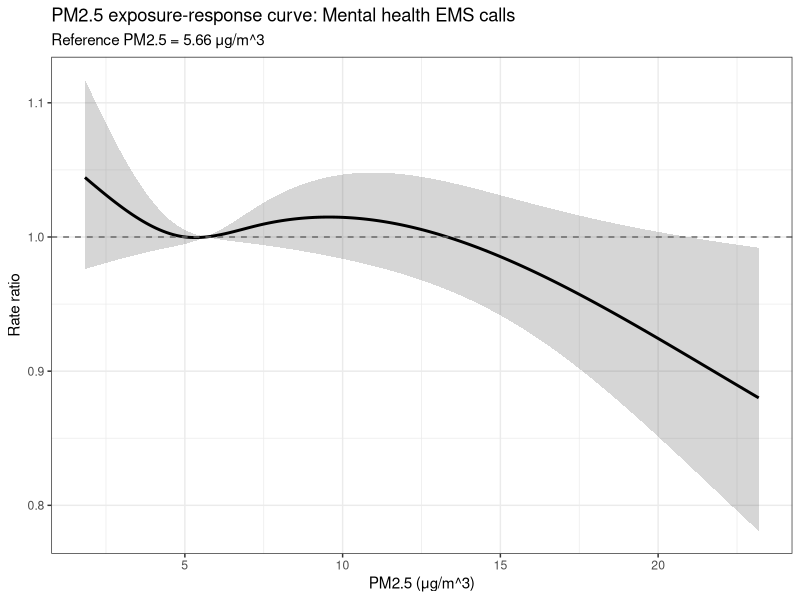
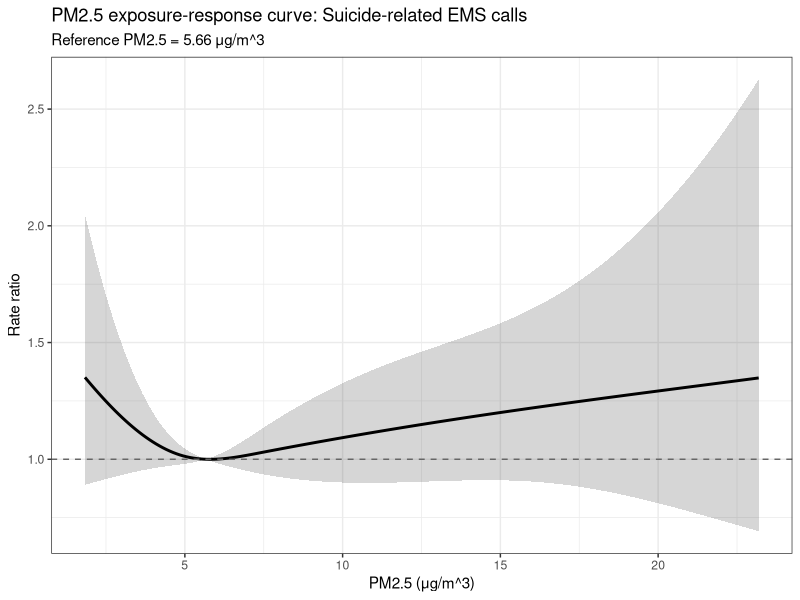
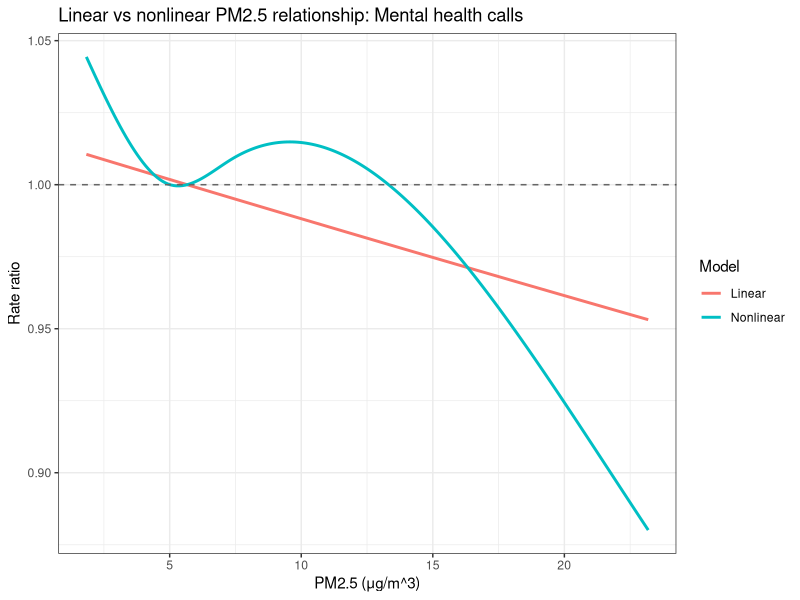
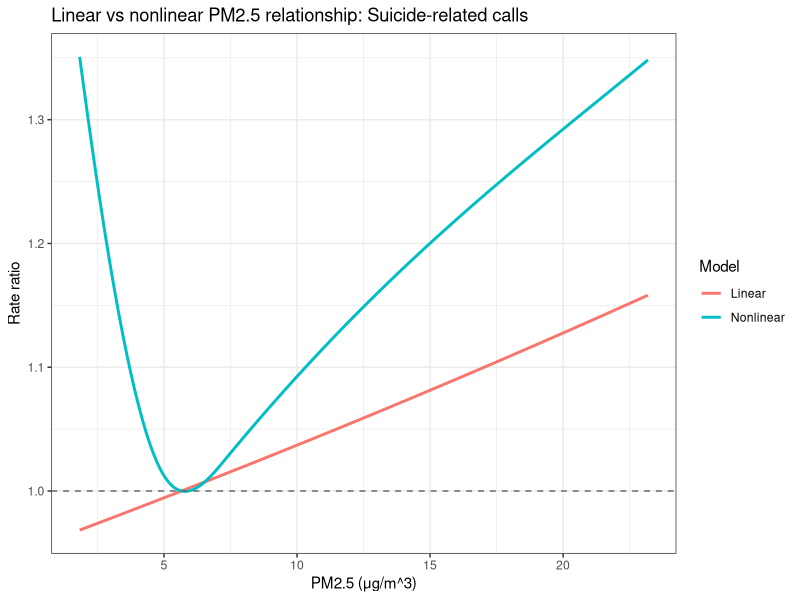
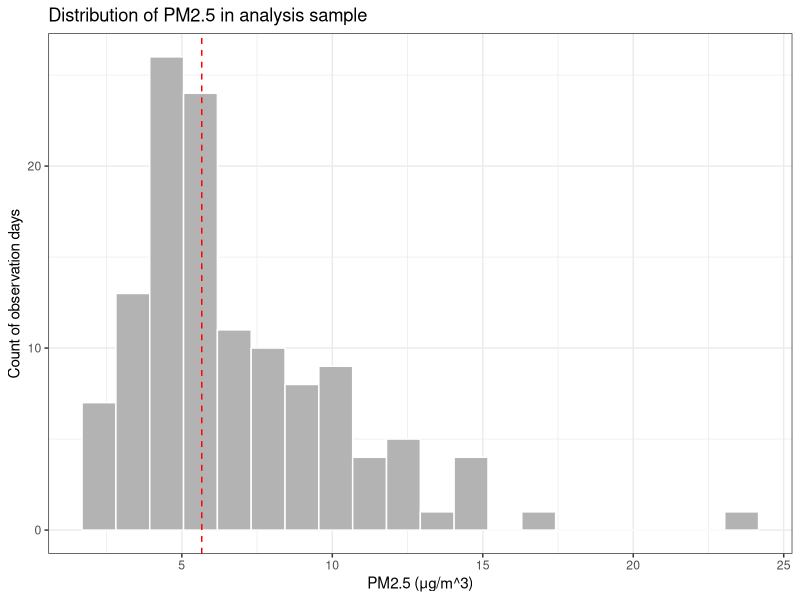
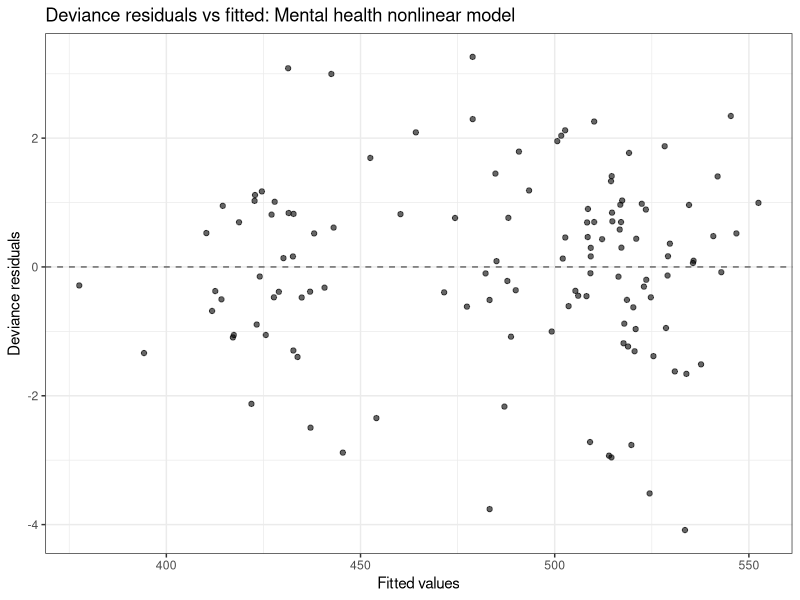
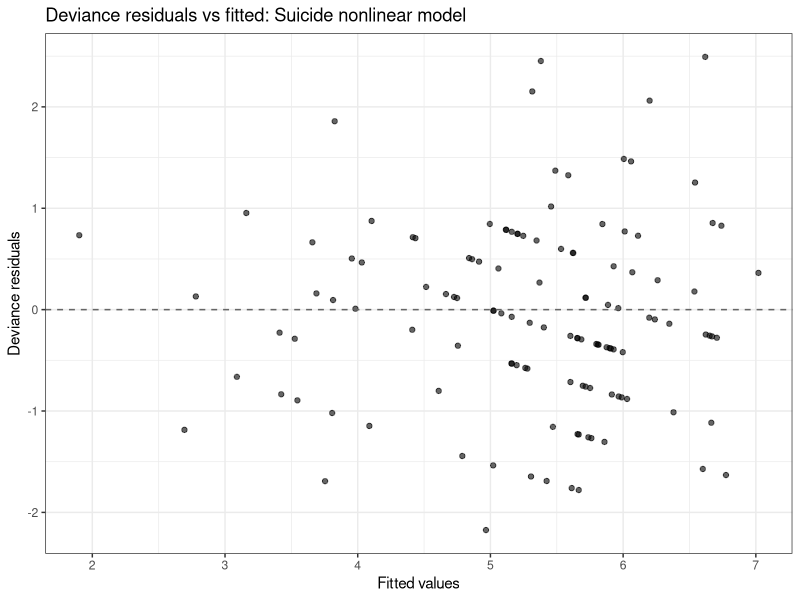
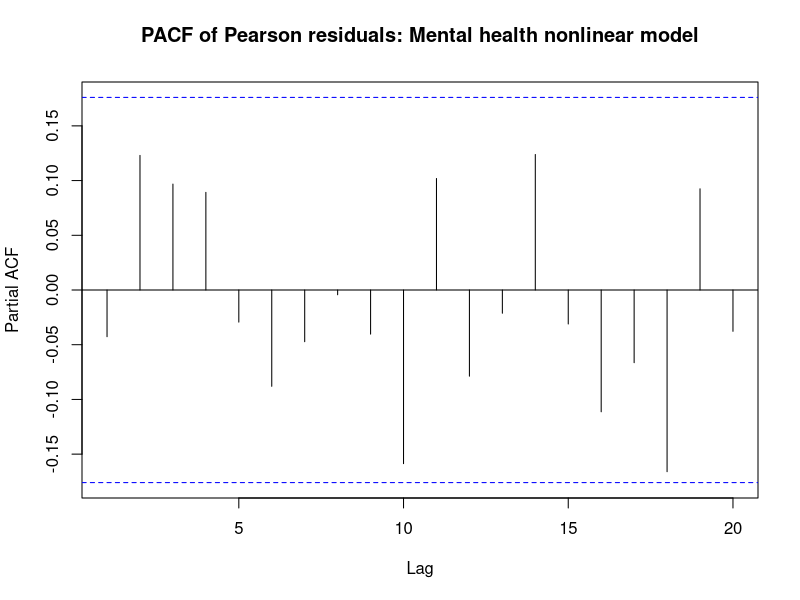

R code for these plots, in order:
## ---- chunk 1
knitr::opts_chunk$set(
  echo = TRUE,
  warning = FALSE,
  message = FALSE
)
## ---- chunk 2
library(dplyr)
library(ggplot2)
library(splines)
library(lubridate)
library(purrr)
library(tidyr)
## ---- chunk 3
df <- read.csv("data/analysis_2024.csv") |>
  mutate(
    date = as.Date(date),
    time = seq_len(n()),
    month_name = factor(month(date, label = TRUE, abbr = TRUE),
                        levels = month.abb),
    season = case_when(
      month(date) %in% c(12, 1, 2) ~ "Winter",
      month(date) %in% c(3, 4, 5)  ~ "Spring",
      month(date) %in% c(6, 7, 8)  ~ "Summer",
      TRUE                         ~ "Fall"
    ) |> factor(levels = c("Winter", "Spring", "Summer", "Fall")),
    weekday_name = factor(
      weekdays(date),
      levels = c("Monday", "Tuesday", "Wednesday",
                 "Thursday", "Friday", "Saturday", "Sunday")
    ),
    is_weekend = as.numeric(is_weekend)
  )

str(df)
summary(df[, c("pm25", "mental_health", "suicide", "tmean", "precip", "is_weekend")])
## ---- chunk 4
fit_mh_linear <- glm(
  mental_health ~ pm25 + ns(time, 4) + ns(tmean, 3) + is_weekend + precip,
  family = quasipoisson(link = "log"),
  data = df
)

fit_mh_nonlinear <- glm(
  mental_health ~ ns(pm25, 3) + ns(time, 4) + ns(tmean, 3) + is_weekend + precip,
  family = quasipoisson(link = "log"),
  data = df
)

summary(fit_mh_linear)
summary(fit_mh_nonlinear)
## ---- chunk 5
fit_sui_linear <- glm(
  suicide ~ pm25 + ns(time, 4) + ns(tmean, 3) + is_weekend + precip,
  family = quasipoisson(link = "log"),
  data = df
)

fit_sui_nonlinear <- glm(
  suicide ~ ns(pm25, 3) + ns(time, 4) + ns(tmean, 3) + is_weekend + precip,
  family = quasipoisson(link = "log"),
  data = df
)

summary(fit_sui_linear)
summary(fit_sui_nonlinear)
## ---- chunk 6
model_compare <- data.frame(
  Model = c("MH linear", "MH nonlinear", "Suicide linear", "Suicide nonlinear"),
  Residual_Deviance = c(
    fit_mh_linear$deviance,
    fit_mh_nonlinear$deviance,
    fit_sui_linear$deviance,
    fit_sui_nonlinear$deviance
  ),
  DF_Residual = c(
    fit_mh_linear$df.residual,
    fit_mh_nonlinear$df.residual,
    fit_sui_linear$df.residual,
    fit_sui_nonlinear$df.residual
  ),
  Dispersion = c(
    summary(fit_mh_linear)$dispersion,
    summary(fit_mh_nonlinear)$dispersion,
    summary(fit_sui_linear)$dispersion,
    summary(fit_sui_nonlinear)$dispersion
  )
)

model_compare
## ---- chunk 7
drop1(fit_mh_nonlinear, test = "F")
drop1(fit_sui_nonlinear, test = "F")
## ---- chunk 8
get_rr10 <- function(model, var = "pm25") {
  beta <- coef(model)[var]
  se   <- sqrt(vcov(model)[var, var])

  rr    <- exp(beta * 10)
  lower <- exp((beta - 1.96 * se) * 10)
  upper <- exp((beta + 1.96 * se) * 10)

  data.frame(
    term = var,
    beta = beta,
    RR_10 = rr,
    lower_95 = lower,
    upper_95 = upper
  )
}

rr_mh_linear  <- get_rr10(fit_mh_linear, "pm25")
rr_sui_linear <- get_rr10(fit_sui_linear, "pm25")

rr_mh_linear
rr_sui_linear
## ---- chunk 9
make_er_curve <- function(model, data, outcome_name,
                          pm_var = "pm25",
                          ref_value = median(data[[pm_var]], na.rm = TRUE),
                          n_points = 200) {

  pm_seq <- seq(min(data[[pm_var]], na.rm = TRUE),
                max(data[[pm_var]], na.rm = TRUE),
                length.out = n_points)

  newdata <- data.frame(
    pm25 = pm_seq,
    time = median(data$time, na.rm = TRUE),
    tmean = median(data$tmean, na.rm = TRUE),
    is_weekend = 0,
    precip = median(data$precip, na.rm = TRUE)
  )

  refdata <- newdata[1, ]
  refdata$pm25 <- ref_value

  X_new <- model.matrix(delete.response(terms(model)), newdata)
  X_ref <- model.matrix(delete.response(terms(model)), refdata)

  beta <- coef(model)
  V    <- vcov(model)

  diff_mat <- X_new - matrix(X_ref, nrow = nrow(X_new), ncol = ncol(X_new), byrow = TRUE)

  eta_diff <- as.vector(diff_mat %*% beta)
  se_diff  <- sqrt(diag(diff_mat %*% V %*% t(diff_mat)))

  data.frame(
    pm25 = pm_seq,
    RR = exp(eta_diff),
    lower = exp(eta_diff - 1.96 * se_diff),
    upper = exp(eta_diff + 1.96 * se_diff),
    outcome = outcome_name,
    ref_value = ref_value
  )
}

make_linear_curve <- function(model, data, outcome_name,
                              pm_var = "pm25",
                              ref_value = median(data[[pm_var]], na.rm = TRUE),
                              n_points = 200) {

  pm_seq <- seq(min(data[[pm_var]], na.rm = TRUE),
                max(data[[pm_var]], na.rm = TRUE),
                length.out = n_points)

  beta <- coef(model)["pm25"]
  se   <- sqrt(vcov(model)["pm25", "pm25"])

  eta_diff <- beta * (pm_seq - ref_value)
  se_diff  <- abs(pm_seq - ref_value) * se

  data.frame(
    pm25 = pm_seq,
    RR = exp(eta_diff),
    lower = exp(eta_diff - 1.96 * se_diff),
    upper = exp(eta_diff + 1.96 * se_diff),
    outcome = outcome_name,
    model_type = "Linear"
  )
}
## ---- chunk 10
curve_mh  <- make_er_curve(fit_mh_nonlinear, df, "Mental health")
curve_sui <- make_er_curve(fit_sui_nonlinear, df, "Suicide")
## ---- chunk 11
ggplot(curve_mh, aes(x = pm25, y = RR)) +
  geom_ribbon(aes(ymin = lower, ymax = upper), alpha = 0.2) +
  geom_line(linewidth = 1) +
  geom_hline(yintercept = 1, linetype = 2, color = "gray40") +
  labs(
    title = "PM2.5 exposure-response curve: Mental health EMS calls",
    subtitle = paste0("Reference PM2.5 = ", round(unique(curve_mh$ref_value), 2), " \u03bcg/m^3"),
    x = "PM2.5 (\u03bcg/m^3)",
    y = "Rate ratio"
  ) +
  theme_bw()
## ---- chunk 12
ggplot(curve_sui, aes(x = pm25, y = RR)) +
  geom_ribbon(aes(ymin = lower, ymax = upper), alpha = 0.2) +
  geom_line(linewidth = 1) +
  geom_hline(yintercept = 1, linetype = 2, color = "gray40") +
  labs(
    title = "PM2.5 exposure-response curve: Suicide-related EMS calls",
    subtitle = paste0("Reference PM2.5 = ", round(unique(curve_sui$ref_value), 2), " \u03bcg/m^3"),
    x = "PM2.5 (\u03bcg/m^3)",
    y = "Rate ratio"
  ) +
  theme_bw()
## ---- chunk 13
curve_mh_linear  <- make_linear_curve(fit_mh_linear, df, "Mental health")
curve_sui_linear <- make_linear_curve(fit_sui_linear, df, "Suicide")

curve_mh_nl_plot  <- curve_mh  |> mutate(model_type = "Nonlinear")
curve_sui_nl_plot <- curve_sui |> mutate(model_type = "Nonlinear")

curve_compare_mh  <- bind_rows(curve_mh_linear, curve_mh_nl_plot)
curve_compare_sui <- bind_rows(curve_sui_linear, curve_sui_nl_plot)
## ---- chunk 14
ggplot(curve_compare_mh, aes(x = pm25, y = RR, color = model_type)) +
  geom_line(linewidth = 1) +
  geom_hline(yintercept = 1, linetype = 2, color = "gray40") +
  labs(
    title = "Linear vs nonlinear PM2.5 relationship: Mental health calls",
    x = "PM2.5 (\u03bcg/m^3)",
    y = "Rate ratio",
    color = "Model"
  ) +
  theme_bw()
## ---- chunk 15
ggplot(curve_compare_sui, aes(x = pm25, y = RR, color = model_type)) +
  geom_line(linewidth = 1) +
  geom_hline(yintercept = 1, linetype = 2, color = "gray40") +
  labs(
    title = "Linear vs nonlinear PM2.5 relationship: Suicide-related calls",
    x = "PM2.5 (\u03bcg/m^3)",
    y = "Rate ratio",
    color = "Model"
  ) +
  theme_bw()
## ---- chunk 16
ggplot(df, aes(x = pm25)) +
  geom_histogram(bins = 20, fill = "gray70", color = "white") +
  geom_vline(xintercept = median(df$pm25, na.rm = TRUE), linetype = 2, color = "red") +
  labs(
    title = "Distribution of PM2.5 in analysis sample",
    x = "PM2.5 (\u03bcg/m^3)",
    y = "Count of observation days"
  ) +
  theme_bw()
## ---- chunk 17
diag_mh <- data.frame(
  fitted = fitted(fit_mh_nonlinear),
  resid  = residuals(fit_mh_nonlinear, type = "deviance")
)

ggplot(diag_mh, aes(fitted, resid)) +
  geom_point(alpha = 0.6) +
  geom_hline(yintercept = 0, linetype = 2, color = "gray40") +
  labs(
    title = "Deviance residuals vs fitted: Mental health nonlinear model",
    x = "Fitted values",
    y = "Deviance residuals"
  ) +
  theme_bw()
## ---- chunk 18
diag_sui <- data.frame(
  fitted = fitted(fit_sui_nonlinear),
  resid  = residuals(fit_sui_nonlinear, type = "deviance")
)

ggplot(diag_sui, aes(fitted, resid)) +
  geom_point(alpha = 0.6) +
  geom_hline(yintercept = 0, linetype = 2, color = "gray40") +
  labs(
    title = "Deviance residuals vs fitted: Suicide nonlinear model",
    x = "Fitted values",
    y = "Deviance residuals"
  ) +
  theme_bw()
## ---- chunk 19
pacf(
  residuals(fit_mh_nonlinear, type = "pearson"),
  main = "PACF of Pearson residuals: Mental health nonlinear model"
)

pacf(
  residuals(fit_sui_nonlinear, type = "pearson"),
  main = "PACF of Pearson residuals: Suicide nonlinear model"
)
## ---- chunk 20
fit_mh_nonlinear_df4 <- glm(
  mental_health ~ ns(pm25, 4) + ns(time, 4) + ns(tmean, 3) + is_weekend + precip,
  family = quasipoisson(link = "log"),
  data = df
)

fit_sui_nonlinear_df4 <- glm(
  suicide ~ ns(pm25, 4) + ns(time, 4) + ns(tmean, 3) + is_weekend + precip,
  family = quasipoisson(link = "log"),
  data = df
)

curve_mh_df4  <- make_er_curve(fit_mh_nonlinear_df4, df, "Mental health") |> mutate(df_pm = "df = 4")
curve_sui_df4 <- make_er_curve(fit_sui_nonlinear_df4, df, "Suicide") |> mutate(df_pm = "df = 4")

curve_mh_df3  <- curve_mh  |> mutate(df_pm = "df = 3")
curve_sui_df3 <- curve_sui |> mutate(df_pm = "df = 3")

curve_mh_sens  <- bind_rows(curve_mh_df3, curve_mh_df4)
curve_sui_sens <- bind_rows(curve_sui_df3, curve_sui_df4)
## ---- chunk 21
ggplot(curve_mh_sens, aes(pm25, RR, color = df_pm)) +
  geom_line(linewidth = 1) +
  geom_hline(yintercept = 1, linetype = 2) +
  labs(
    title = "Sensitivity to PM2.5 spline df: Mental health",
    x = "PM2.5 (\u03bcg/m^3)",
    y = "Rate ratio",
    color = "PM2.5 spline"
  ) +
  theme_bw()
## ---- chunk 22
ggplot(curve_sui_sens, aes(pm25, RR, color = df_pm)) +
  geom_line(linewidth = 1) +
  geom_hline(yintercept = 1, linetype = 2) +
  labs(
    title = "Sensitivity to PM2.5 spline df: Suicide",
    x = "PM2.5 (\u03bcg/m^3)",
    y = "Rate ratio",
    color = "PM2.5 spline"
  ) +
  theme_bw()
## ---- chunk 23
pm95 <- quantile(df$pm25, 0.95, na.rm = TRUE)

df_no_high <- df |> filter(pm25 <= pm95)

fit_mh_no_high <- glm(
  mental_health ~ ns(pm25, 3) + ns(time, 4) + ns(tmean, 3) + is_weekend + precip,
  family = quasipoisson(link = "log"),
  data = df_no_high
)

fit_sui_no_high <- glm(
  suicide ~ ns(pm25, 3) + ns(time, 4) + ns(tmean, 3) + is_weekend + precip,
  family = quasipoisson(link = "log"),
  data = df_no_high
)

curve_mh_no_high <- make_er_curve(fit_mh_no_high, df_no_high, "Mental health") |>
  mutate(sample = "Exclude >95th percentile")

curve_sui_no_high <- make_er_curve(fit_sui_no_high, df_no_high, "Suicide") |>
  mutate(sample = "Exclude >95th percentile")

curve_mh_main <- curve_mh |> mutate(sample = "Main sample")
curve_sui_main <- curve_sui |> mutate(sample = "Main sample")
## ---- chunk 24
ggplot(bind_rows(curve_mh_main, curve_mh_no_high), aes(pm25, RR, color = sample)) +
  geom_line(linewidth = 1) +
  geom_hline(yintercept = 1, linetype = 2) +
  labs(
    title = "Sensitivity to extreme PM2.5 days: Mental health",
    x = "PM2.5 (\u03bcg/m^3)",
    y = "Rate ratio"
  ) +
  theme_bw()
## ---- chunk 25
ggplot(bind_rows(curve_sui_main, curve_sui_no_high), aes(pm25, RR, color = sample)) +
  geom_line(linewidth = 1) +
  geom_hline(yintercept = 1, linetype = 2) +
  labs(
    title = "Sensitivity to extreme PM2.5 days: Suicide",
    x = "PM2.5 (\u03bcg/m^3)",
    y = "Rate ratio"
  ) +
  theme_bw()
## ---- chunk 26
fit_time_sensitivity <- function(outcome, time_df, data) {
  form <- as.formula(
    paste0(outcome,
           " ~ ns(pm25, 3) + ns(time, ", time_df, ") + ns(tmean, 3) + is_weekend + precip")
  )

  glm(form, family = quasipoisson(link = "log"), data = data)
}

time_df_results_mh <- map_df(3:6, function(k) {
  mod <- fit_time_sensitivity("mental_health", k, df)
  curve <- make_er_curve(mod, df, "Mental health")
  curve$time_df <- paste0("time df = ", k)
  curve
})

time_df_results_sui <- map_df(3:6, function(k) {
  mod <- fit_time_sensitivity("suicide", k, df)
  curve <- make_er_curve(mod, df, "Suicide")
  curve$time_df <- paste0("time df = ", k)
  curve
})
## ---- chunk 27
ggplot(time_df_results_mh, aes(pm25, RR, color = time_df)) +
  geom_line(linewidth = 1) +
  geom_hline(yintercept = 1, linetype = 2) +
  labs(
    title = "Sensitivity to time-trend df: Mental health",
    x = "PM2.5 (\u03bcg/m^3)",
    y = "Rate ratio",
    color = "Time spline"
  ) +
  theme_bw()
## ---- chunk 28
ggplot(time_df_results_sui, aes(pm25, RR, color = time_df)) +
  geom_line(linewidth = 1) +
  geom_hline(yintercept = 1, linetype = 2) +
  labs(
    title = "Sensitivity to time-trend df: Suicide",
    x = "PM2.5 (\u03bcg/m^3)",
    y = "Rate ratio",
    color = "Time spline"
  ) +
  theme_bw()
## ---- chunk 29
fit_mh_nl_precip <- glm(
  mental_health ~ ns(pm25, 3) + ns(time, 4) + ns(tmean, 3) + is_weekend + ns(precip, 3),
  family = quasipoisson(link = "log"),
  data = df
)

fit_sui_nl_precip <- glm(
  suicide ~ ns(pm25, 3) + ns(time, 4) + ns(tmean, 3) + is_weekend + ns(precip, 3),
  family = quasipoisson(link = "log"),
  data = df
)

curve_mh_nl_precip <- make_er_curve(fit_mh_nl_precip, df, "Mental health") |>
  mutate(model = "Nonlinear precip")

curve_sui_nl_precip <- make_er_curve(fit_sui_nl_precip, df, "Suicide") |>
  mutate(model = "Nonlinear precip")

curve_mh_main2 <- curve_mh |> mutate(model = "Linear precip")
curve_sui_main2 <- curve_sui |> mutate(model = "Linear precip")
## ---- chunk 30
ggplot(bind_rows(curve_mh_main2, curve_mh_nl_precip), aes(pm25, RR, color = model)) +
  geom_line(linewidth = 1) +
  geom_hline(yintercept = 1, linetype = 2) +
  labs(
    title = "Sensitivity to precipitation functional form: Mental health",
    x = "PM2.5 (\u03bcg/m^3)",
    y = "Rate ratio"
  ) +
  theme_bw()
## ---- chunk 31
ggplot(bind_rows(curve_sui_main2, curve_sui_nl_precip), aes(pm25, RR, color = model)) +
  geom_line(linewidth = 1) +
  geom_hline(yintercept = 1, linetype = 2) +
  labs(
    title = "Sensitivity to precipitation functional form: Suicide",
    x = "PM2.5 (\u03bcg/m^3)",
    y = "Rate ratio"
  ) +
  theme_bw()
## ---- chunk 32
results_summary <- bind_rows(
  rr_mh_linear  |> mutate(outcome = "mental_health"),
  rr_sui_linear |> mutate(outcome = "suicide")
) |>
  select(outcome, RR_10, lower_95, upper_95)

results_summary
